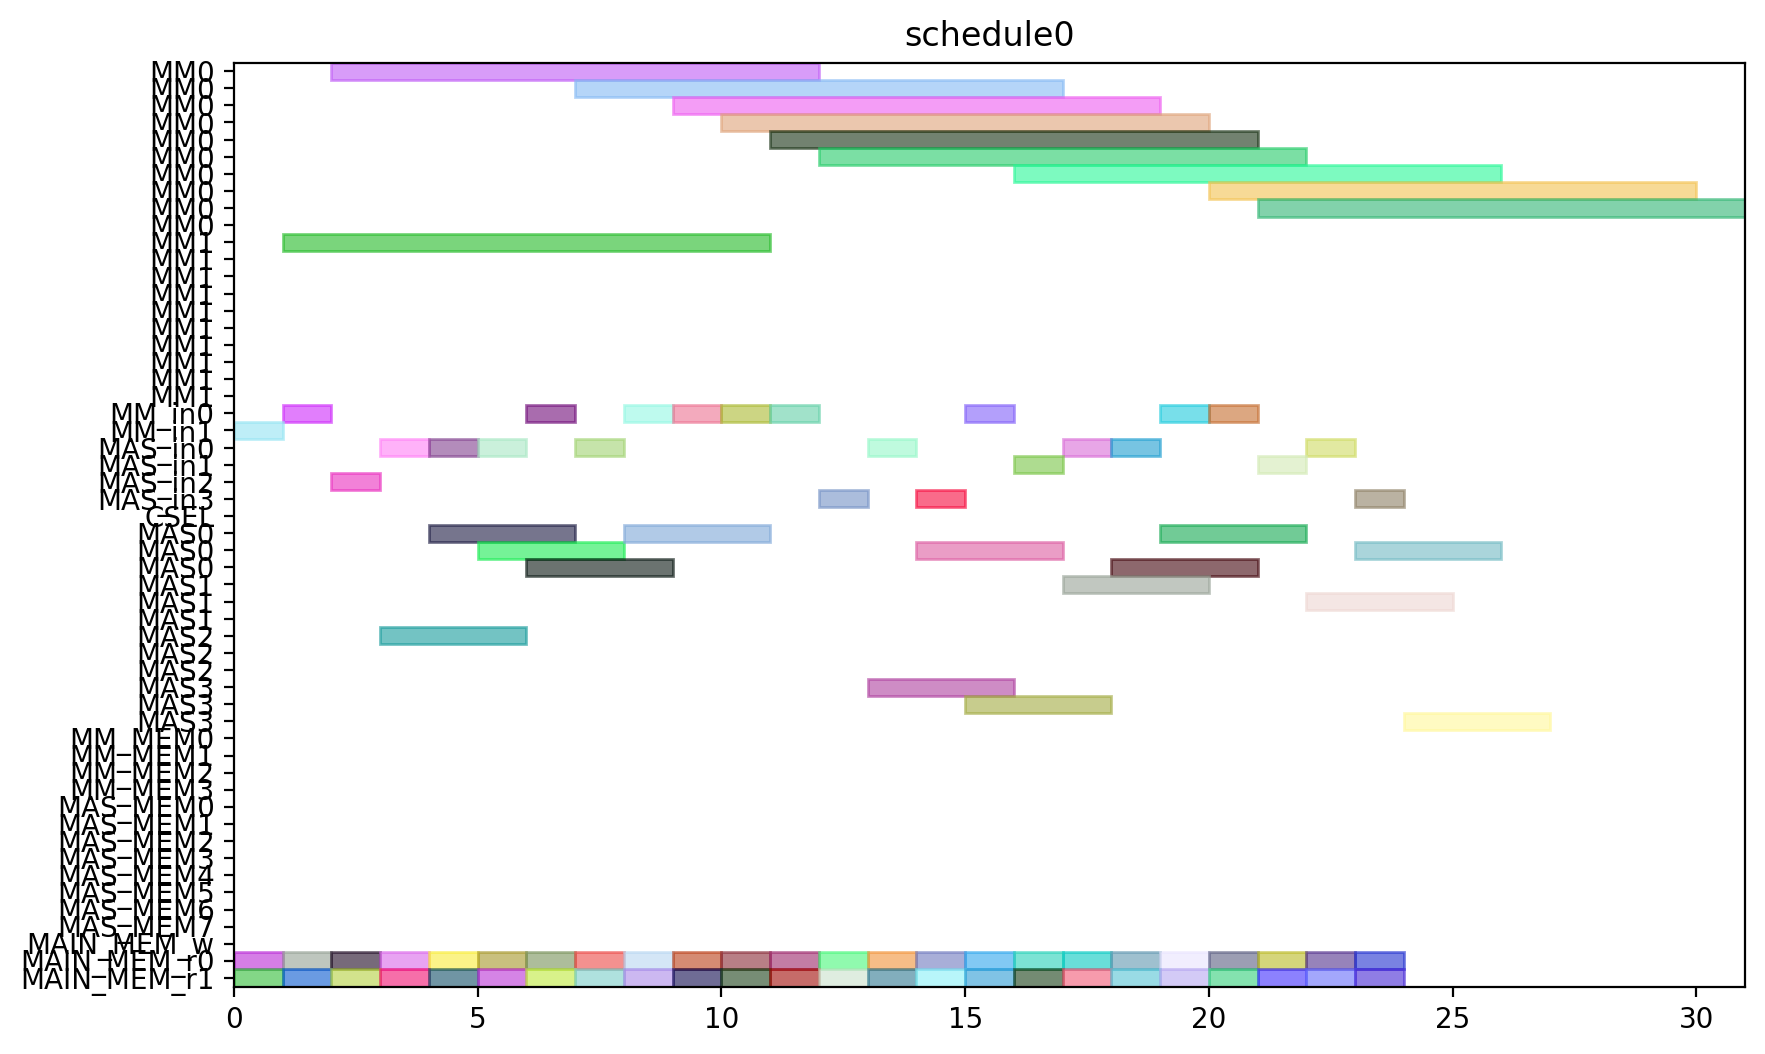

Reproduce this figure in Python.
from pyschedule import Scenario, solvers, plotters, alt


def solve():
	horizon = 120
	S = Scenario("schedule0", horizon=horizon)

	# resource
	MM = S.Resources('MM', num=2, size=10)
	MM_in = S.Resources('MM_in', num=2)
	MAS_in = S.Resources('MAS_in', num=4)
	CSEL = S.Resource('CSEL')
	MAS = S.Resources('MAS', num=4, size=3, periods=range(1, horizon))
	MM_MEM = S.Resources('MM_MEM', num=4)
	MAS_MEM = S.Resources('MAS_MEM', num=8)
	MAIN_MEM_w = S.Resource('MAIN_MEM_w', size=1)
	MAIN_MEM_r = S.Resources('MAIN_MEM_r', num=2)

	# result of previous scheduling

	# new tasks
	t0_t0 = S.Task('t0_t0', length=3, delay_cost=1)
	t0_t0 += alt(MAS)
	t0_t0_in = S.Task('t0_t0_in', length=1, delay_cost=1)
	t0_t0_in += alt(MAS_in)
	S += t0_t0_in*MAS_in[0]<=t0_t0*MAS[0]

	S += t0_t0_in*MAS_in[1]<=t0_t0*MAS[1]

	S += t0_t0_in*MAS_in[2]<=t0_t0*MAS[2]

	S += t0_t0_in*MAS_in[3]<=t0_t0*MAS[3]

	t0_t0_mem0 = S.Task('t0_t0_mem0', length=1, delay_cost=1)
	t0_t0_mem0 += MAIN_MEM_r[0]
	S += t0_t0_mem0 <= t0_t0

	t0_t0_mem1 = S.Task('t0_t0_mem1', length=1, delay_cost=1)
	t0_t0_mem1 += MAIN_MEM_r[1]
	S += t0_t0_mem1 <= t0_t0

	t0_t1 = S.Task('t0_t1', length=3, delay_cost=1)
	t0_t1 += alt(MAS)
	t0_t1_in = S.Task('t0_t1_in', length=1, delay_cost=1)
	t0_t1_in += alt(MAS_in)
	S += t0_t1_in*MAS_in[0]<=t0_t1*MAS[0]

	S += t0_t1_in*MAS_in[1]<=t0_t1*MAS[1]

	S += t0_t1_in*MAS_in[2]<=t0_t1*MAS[2]

	S += t0_t1_in*MAS_in[3]<=t0_t1*MAS[3]

	t0_t1_mem0 = S.Task('t0_t1_mem0', length=1, delay_cost=1)
	t0_t1_mem0 += MAIN_MEM_r[0]
	S += t0_t1_mem0 <= t0_t1

	t0_t1_mem1 = S.Task('t0_t1_mem1', length=1, delay_cost=1)
	t0_t1_mem1 += MAIN_MEM_r[1]
	S += t0_t1_mem1 <= t0_t1

	t0_t3 = S.Task('t0_t3', length=10, delay_cost=1)
	t0_t3 += alt(MM)
	t0_t3_in = S.Task('t0_t3_in', length=1, delay_cost=1)
	t0_t3_in += alt(MM_in)
	S += t0_t3_in*MM_in[0]<=t0_t3*MM[0]
	S += t0_t3_in*MM_in[1]<=t0_t3*MM[1]
	t0_t3_mem0 = S.Task('t0_t3_mem0', length=1, delay_cost=1)
	t0_t3_mem0 += MAIN_MEM_r[0]
	S += t0_t3_mem0 <= t0_t3

	t0_t3_mem1 = S.Task('t0_t3_mem1', length=1, delay_cost=1)
	t0_t3_mem1 += MAIN_MEM_r[1]
	S += t0_t3_mem1 <= t0_t3

	t10 = S.Task('t10', length=3, delay_cost=1)
	t10 += alt(MAS)
	t10_in = S.Task('t10_in', length=1, delay_cost=1)
	t10_in += alt(MAS_in)
	S += t10_in*MAS_in[0]<=t10*MAS[0]

	S += t10_in*MAS_in[1]<=t10*MAS[1]

	S += t10_in*MAS_in[2]<=t10*MAS[2]

	S += t10_in*MAS_in[3]<=t10*MAS[3]

	t10_mem0 = S.Task('t10_mem0', length=1, delay_cost=1)
	t10_mem0 += MAIN_MEM_r[0]
	S += t10_mem0 <= t10

	t10_mem1 = S.Task('t10_mem1', length=1, delay_cost=1)
	t10_mem1 += MAIN_MEM_r[1]
	S += t10_mem1 <= t10

	t11 = S.Task('t11', length=3, delay_cost=1)
	t11 += alt(MAS)
	t11_in = S.Task('t11_in', length=1, delay_cost=1)
	t11_in += alt(MAS_in)
	S += t11_in*MAS_in[0]<=t11*MAS[0]

	S += t11_in*MAS_in[1]<=t11*MAS[1]

	S += t11_in*MAS_in[2]<=t11*MAS[2]

	S += t11_in*MAS_in[3]<=t11*MAS[3]

	t11_mem0 = S.Task('t11_mem0', length=1, delay_cost=1)
	t11_mem0 += MAIN_MEM_r[0]
	S += t11_mem0 <= t11

	t11_mem1 = S.Task('t11_mem1', length=1, delay_cost=1)
	t11_mem1 += MAIN_MEM_r[1]
	S += t11_mem1 <= t11

	t3_t0 = S.Task('t3_t0', length=10, delay_cost=1)
	t3_t0 += alt(MM)
	t3_t0_in = S.Task('t3_t0_in', length=1, delay_cost=1)
	t3_t0_in += alt(MM_in)
	S += t3_t0_in*MM_in[0]<=t3_t0*MM[0]
	S += t3_t0_in*MM_in[1]<=t3_t0*MM[1]
	t3_t0_mem0 = S.Task('t3_t0_mem0', length=1, delay_cost=1)
	t3_t0_mem0 += MAIN_MEM_r[0]
	S += t3_t0_mem0 <= t3_t0

	t3_t0_mem1 = S.Task('t3_t0_mem1', length=1, delay_cost=1)
	t3_t0_mem1 += MAIN_MEM_r[1]
	S += t3_t0_mem1 <= t3_t0

	t3_t1 = S.Task('t3_t1', length=10, delay_cost=1)
	t3_t1 += alt(MM)
	t3_t1_in = S.Task('t3_t1_in', length=1, delay_cost=1)
	t3_t1_in += alt(MM_in)
	S += t3_t1_in*MM_in[0]<=t3_t1*MM[0]
	S += t3_t1_in*MM_in[1]<=t3_t1*MM[1]
	t3_t1_mem0 = S.Task('t3_t1_mem0', length=1, delay_cost=1)
	t3_t1_mem0 += MAIN_MEM_r[0]
	S += t3_t1_mem0 <= t3_t1

	t3_t1_mem1 = S.Task('t3_t1_mem1', length=1, delay_cost=1)
	t3_t1_mem1 += MAIN_MEM_r[1]
	S += t3_t1_mem1 <= t3_t1

	t3_t2 = S.Task('t3_t2', length=3, delay_cost=1)
	t3_t2 += alt(MAS)
	t3_t2_in = S.Task('t3_t2_in', length=1, delay_cost=1)
	t3_t2_in += alt(MAS_in)
	S += t3_t2_in*MAS_in[0]<=t3_t2*MAS[0]

	S += t3_t2_in*MAS_in[1]<=t3_t2*MAS[1]

	S += t3_t2_in*MAS_in[2]<=t3_t2*MAS[2]

	S += t3_t2_in*MAS_in[3]<=t3_t2*MAS[3]

	t3_t2_mem0 = S.Task('t3_t2_mem0', length=1, delay_cost=1)
	t3_t2_mem0 += MAIN_MEM_r[0]
	S += t3_t2_mem0 <= t3_t2

	t3_t2_mem1 = S.Task('t3_t2_mem1', length=1, delay_cost=1)
	t3_t2_mem1 += MAIN_MEM_r[1]
	S += t3_t2_mem1 <= t3_t2

	t3_t3 = S.Task('t3_t3', length=3, delay_cost=1)
	t3_t3 += alt(MAS)
	t3_t3_in = S.Task('t3_t3_in', length=1, delay_cost=1)
	t3_t3_in += alt(MAS_in)
	S += t3_t3_in*MAS_in[0]<=t3_t3*MAS[0]

	S += t3_t3_in*MAS_in[1]<=t3_t3*MAS[1]

	S += t3_t3_in*MAS_in[2]<=t3_t3*MAS[2]

	S += t3_t3_in*MAS_in[3]<=t3_t3*MAS[3]

	t3_t3_mem0 = S.Task('t3_t3_mem0', length=1, delay_cost=1)
	t3_t3_mem0 += MAIN_MEM_r[0]
	S += t3_t3_mem0 <= t3_t3

	t3_t3_mem1 = S.Task('t3_t3_mem1', length=1, delay_cost=1)
	t3_t3_mem1 += MAIN_MEM_r[1]
	S += t3_t3_mem1 <= t3_t3

	t4_t0 = S.Task('t4_t0', length=3, delay_cost=1)
	t4_t0 += alt(MAS)
	t4_t0_in = S.Task('t4_t0_in', length=1, delay_cost=1)
	t4_t0_in += alt(MAS_in)
	S += t4_t0_in*MAS_in[0]<=t4_t0*MAS[0]

	S += t4_t0_in*MAS_in[1]<=t4_t0*MAS[1]

	S += t4_t0_in*MAS_in[2]<=t4_t0*MAS[2]

	S += t4_t0_in*MAS_in[3]<=t4_t0*MAS[3]

	t4_t0_mem0 = S.Task('t4_t0_mem0', length=1, delay_cost=1)
	t4_t0_mem0 += MAIN_MEM_r[0]
	S += t4_t0_mem0 <= t4_t0

	t4_t0_mem1 = S.Task('t4_t0_mem1', length=1, delay_cost=1)
	t4_t0_mem1 += MAIN_MEM_r[1]
	S += t4_t0_mem1 <= t4_t0

	t4_t1 = S.Task('t4_t1', length=3, delay_cost=1)
	t4_t1 += alt(MAS)
	t4_t1_in = S.Task('t4_t1_in', length=1, delay_cost=1)
	t4_t1_in += alt(MAS_in)
	S += t4_t1_in*MAS_in[0]<=t4_t1*MAS[0]

	S += t4_t1_in*MAS_in[1]<=t4_t1*MAS[1]

	S += t4_t1_in*MAS_in[2]<=t4_t1*MAS[2]

	S += t4_t1_in*MAS_in[3]<=t4_t1*MAS[3]

	t4_t1_mem0 = S.Task('t4_t1_mem0', length=1, delay_cost=1)
	t4_t1_mem0 += MAIN_MEM_r[0]
	S += t4_t1_mem0 <= t4_t1

	t4_t1_mem1 = S.Task('t4_t1_mem1', length=1, delay_cost=1)
	t4_t1_mem1 += MAIN_MEM_r[1]
	S += t4_t1_mem1 <= t4_t1

	t4_t3 = S.Task('t4_t3', length=10, delay_cost=1)
	t4_t3 += alt(MM)
	t4_t3_in = S.Task('t4_t3_in', length=1, delay_cost=1)
	t4_t3_in += alt(MM_in)
	S += t4_t3_in*MM_in[0]<=t4_t3*MM[0]
	S += t4_t3_in*MM_in[1]<=t4_t3*MM[1]
	t4_t3_mem0 = S.Task('t4_t3_mem0', length=1, delay_cost=1)
	t4_t3_mem0 += MAIN_MEM_r[0]
	S += t4_t3_mem0 <= t4_t3

	t4_t3_mem1 = S.Task('t4_t3_mem1', length=1, delay_cost=1)
	t4_t3_mem1 += MAIN_MEM_r[1]
	S += t4_t3_mem1 <= t4_t3

	t5_t0 = S.Task('t5_t0', length=10, delay_cost=1)
	t5_t0 += alt(MM)
	t5_t0_in = S.Task('t5_t0_in', length=1, delay_cost=1)
	t5_t0_in += alt(MM_in)
	S += t5_t0_in*MM_in[0]<=t5_t0*MM[0]
	S += t5_t0_in*MM_in[1]<=t5_t0*MM[1]
	t5_t0_mem0 = S.Task('t5_t0_mem0', length=1, delay_cost=1)
	t5_t0_mem0 += MAIN_MEM_r[0]
	S += t5_t0_mem0 <= t5_t0

	t5_t0_mem1 = S.Task('t5_t0_mem1', length=1, delay_cost=1)
	t5_t0_mem1 += MAIN_MEM_r[1]
	S += t5_t0_mem1 <= t5_t0

	t5_t1 = S.Task('t5_t1', length=10, delay_cost=1)
	t5_t1 += alt(MM)
	t5_t1_in = S.Task('t5_t1_in', length=1, delay_cost=1)
	t5_t1_in += alt(MM_in)
	S += t5_t1_in*MM_in[0]<=t5_t1*MM[0]
	S += t5_t1_in*MM_in[1]<=t5_t1*MM[1]
	t5_t1_mem0 = S.Task('t5_t1_mem0', length=1, delay_cost=1)
	t5_t1_mem0 += MAIN_MEM_r[0]
	S += t5_t1_mem0 <= t5_t1

	t5_t1_mem1 = S.Task('t5_t1_mem1', length=1, delay_cost=1)
	t5_t1_mem1 += MAIN_MEM_r[1]
	S += t5_t1_mem1 <= t5_t1

	t5_t2 = S.Task('t5_t2', length=3, delay_cost=1)
	t5_t2 += alt(MAS)
	t5_t2_in = S.Task('t5_t2_in', length=1, delay_cost=1)
	t5_t2_in += alt(MAS_in)
	S += t5_t2_in*MAS_in[0]<=t5_t2*MAS[0]

	S += t5_t2_in*MAS_in[1]<=t5_t2*MAS[1]

	S += t5_t2_in*MAS_in[2]<=t5_t2*MAS[2]

	S += t5_t2_in*MAS_in[3]<=t5_t2*MAS[3]

	t5_t2_mem0 = S.Task('t5_t2_mem0', length=1, delay_cost=1)
	t5_t2_mem0 += MAIN_MEM_r[0]
	S += t5_t2_mem0 <= t5_t2

	t5_t2_mem1 = S.Task('t5_t2_mem1', length=1, delay_cost=1)
	t5_t2_mem1 += MAIN_MEM_r[1]
	S += t5_t2_mem1 <= t5_t2

	t5_t3 = S.Task('t5_t3', length=3, delay_cost=1)
	t5_t3 += alt(MAS)
	t5_t3_in = S.Task('t5_t3_in', length=1, delay_cost=1)
	t5_t3_in += alt(MAS_in)
	S += t5_t3_in*MAS_in[0]<=t5_t3*MAS[0]

	S += t5_t3_in*MAS_in[1]<=t5_t3*MAS[1]

	S += t5_t3_in*MAS_in[2]<=t5_t3*MAS[2]

	S += t5_t3_in*MAS_in[3]<=t5_t3*MAS[3]

	t5_t3_mem0 = S.Task('t5_t3_mem0', length=1, delay_cost=1)
	t5_t3_mem0 += MAIN_MEM_r[0]
	S += t5_t3_mem0 <= t5_t3

	t5_t3_mem1 = S.Task('t5_t3_mem1', length=1, delay_cost=1)
	t5_t3_mem1 += MAIN_MEM_r[1]
	S += t5_t3_mem1 <= t5_t3

	t6_t0 = S.Task('t6_t0', length=10, delay_cost=1)
	t6_t0 += alt(MM)
	t6_t0_in = S.Task('t6_t0_in', length=1, delay_cost=1)
	t6_t0_in += alt(MM_in)
	S += t6_t0_in*MM_in[0]<=t6_t0*MM[0]
	S += t6_t0_in*MM_in[1]<=t6_t0*MM[1]
	t6_t0_mem0 = S.Task('t6_t0_mem0', length=1, delay_cost=1)
	t6_t0_mem0 += MAIN_MEM_r[0]
	S += t6_t0_mem0 <= t6_t0

	t6_t0_mem1 = S.Task('t6_t0_mem1', length=1, delay_cost=1)
	t6_t0_mem1 += MAIN_MEM_r[1]
	S += t6_t0_mem1 <= t6_t0

	t6_t1 = S.Task('t6_t1', length=10, delay_cost=1)
	t6_t1 += alt(MM)
	t6_t1_in = S.Task('t6_t1_in', length=1, delay_cost=1)
	t6_t1_in += alt(MM_in)
	S += t6_t1_in*MM_in[0]<=t6_t1*MM[0]
	S += t6_t1_in*MM_in[1]<=t6_t1*MM[1]
	t6_t1_mem0 = S.Task('t6_t1_mem0', length=1, delay_cost=1)
	t6_t1_mem0 += MAIN_MEM_r[0]
	S += t6_t1_mem0 <= t6_t1

	t6_t1_mem1 = S.Task('t6_t1_mem1', length=1, delay_cost=1)
	t6_t1_mem1 += MAIN_MEM_r[1]
	S += t6_t1_mem1 <= t6_t1

	t6_t2 = S.Task('t6_t2', length=3, delay_cost=1)
	t6_t2 += alt(MAS)
	t6_t2_in = S.Task('t6_t2_in', length=1, delay_cost=1)
	t6_t2_in += alt(MAS_in)
	S += t6_t2_in*MAS_in[0]<=t6_t2*MAS[0]

	S += t6_t2_in*MAS_in[1]<=t6_t2*MAS[1]

	S += t6_t2_in*MAS_in[2]<=t6_t2*MAS[2]

	S += t6_t2_in*MAS_in[3]<=t6_t2*MAS[3]

	t6_t2_mem0 = S.Task('t6_t2_mem0', length=1, delay_cost=1)
	t6_t2_mem0 += MAIN_MEM_r[0]
	S += t6_t2_mem0 <= t6_t2

	t6_t2_mem1 = S.Task('t6_t2_mem1', length=1, delay_cost=1)
	t6_t2_mem1 += MAIN_MEM_r[1]
	S += t6_t2_mem1 <= t6_t2

	t6_t3 = S.Task('t6_t3', length=3, delay_cost=1)
	t6_t3 += alt(MAS)
	t6_t3_in = S.Task('t6_t3_in', length=1, delay_cost=1)
	t6_t3_in += alt(MAS_in)
	S += t6_t3_in*MAS_in[0]<=t6_t3*MAS[0]

	S += t6_t3_in*MAS_in[1]<=t6_t3*MAS[1]

	S += t6_t3_in*MAS_in[2]<=t6_t3*MAS[2]

	S += t6_t3_in*MAS_in[3]<=t6_t3*MAS[3]

	t6_t3_mem0 = S.Task('t6_t3_mem0', length=1, delay_cost=1)
	t6_t3_mem0 += MAIN_MEM_r[0]
	S += t6_t3_mem0 <= t6_t3

	t6_t3_mem1 = S.Task('t6_t3_mem1', length=1, delay_cost=1)
	t6_t3_mem1 += MAIN_MEM_r[1]
	S += t6_t3_mem1 <= t6_t3

	t7_t0 = S.Task('t7_t0', length=10, delay_cost=1)
	t7_t0 += alt(MM)
	t7_t0_in = S.Task('t7_t0_in', length=1, delay_cost=1)
	t7_t0_in += alt(MM_in)
	S += t7_t0_in*MM_in[0]<=t7_t0*MM[0]
	S += t7_t0_in*MM_in[1]<=t7_t0*MM[1]
	t7_t0_mem0 = S.Task('t7_t0_mem0', length=1, delay_cost=1)
	t7_t0_mem0 += MAIN_MEM_r[0]
	S += t7_t0_mem0 <= t7_t0

	t7_t0_mem1 = S.Task('t7_t0_mem1', length=1, delay_cost=1)
	t7_t0_mem1 += MAIN_MEM_r[1]
	S += t7_t0_mem1 <= t7_t0

	t7_t1 = S.Task('t7_t1', length=10, delay_cost=1)
	t7_t1 += alt(MM)
	t7_t1_in = S.Task('t7_t1_in', length=1, delay_cost=1)
	t7_t1_in += alt(MM_in)
	S += t7_t1_in*MM_in[0]<=t7_t1*MM[0]
	S += t7_t1_in*MM_in[1]<=t7_t1*MM[1]
	t7_t1_mem0 = S.Task('t7_t1_mem0', length=1, delay_cost=1)
	t7_t1_mem0 += MAIN_MEM_r[0]
	S += t7_t1_mem0 <= t7_t1

	t7_t1_mem1 = S.Task('t7_t1_mem1', length=1, delay_cost=1)
	t7_t1_mem1 += MAIN_MEM_r[1]
	S += t7_t1_mem1 <= t7_t1

	t7_t2 = S.Task('t7_t2', length=3, delay_cost=1)
	t7_t2 += alt(MAS)
	t7_t2_in = S.Task('t7_t2_in', length=1, delay_cost=1)
	t7_t2_in += alt(MAS_in)
	S += t7_t2_in*MAS_in[0]<=t7_t2*MAS[0]

	S += t7_t2_in*MAS_in[1]<=t7_t2*MAS[1]

	S += t7_t2_in*MAS_in[2]<=t7_t2*MAS[2]

	S += t7_t2_in*MAS_in[3]<=t7_t2*MAS[3]

	t7_t2_mem0 = S.Task('t7_t2_mem0', length=1, delay_cost=1)
	t7_t2_mem0 += MAIN_MEM_r[0]
	S += t7_t2_mem0 <= t7_t2

	t7_t2_mem1 = S.Task('t7_t2_mem1', length=1, delay_cost=1)
	t7_t2_mem1 += MAIN_MEM_r[1]
	S += t7_t2_mem1 <= t7_t2

	t7_t3 = S.Task('t7_t3', length=3, delay_cost=1)
	t7_t3 += alt(MAS)
	t7_t3_in = S.Task('t7_t3_in', length=1, delay_cost=1)
	t7_t3_in += alt(MAS_in)
	S += t7_t3_in*MAS_in[0]<=t7_t3*MAS[0]

	S += t7_t3_in*MAS_in[1]<=t7_t3*MAS[1]

	S += t7_t3_in*MAS_in[2]<=t7_t3*MAS[2]

	S += t7_t3_in*MAS_in[3]<=t7_t3*MAS[3]

	t7_t3_mem0 = S.Task('t7_t3_mem0', length=1, delay_cost=1)
	t7_t3_mem0 += MAIN_MEM_r[0]
	S += t7_t3_mem0 <= t7_t3

	t7_t3_mem1 = S.Task('t7_t3_mem1', length=1, delay_cost=1)
	t7_t3_mem1 += MAIN_MEM_r[1]
	S += t7_t3_mem1 <= t7_t3

	solvers.mip.solve(S,msg=1,kind='CPLEX',ratio_gap=1.01)

	solution = [['hoge']*len(S.solution()[1]) for i in range(len(S.solution()))]
	for i in range(len(S.solution())):
		for j in range(len(S.solution()[i])):
			solution[i][j]=str(S.solution()[i][j])
	print(solution)

	cycles = int(solution[-1][3])

	pic_file_name = "/mnt/rose/usr1/fukuda/ABE/multiRAM_multiMAS_16mux/scheduling_result/stage10MM2_stage3MAS4/SQR012345/schedule0.png"
	if(S.solution() != []):
		plotters.matplotlib.plot(S,img_filename=pic_file_name, show_task_labels=False, fig_size=(cycles*0.25+3, 6))

	return solution
